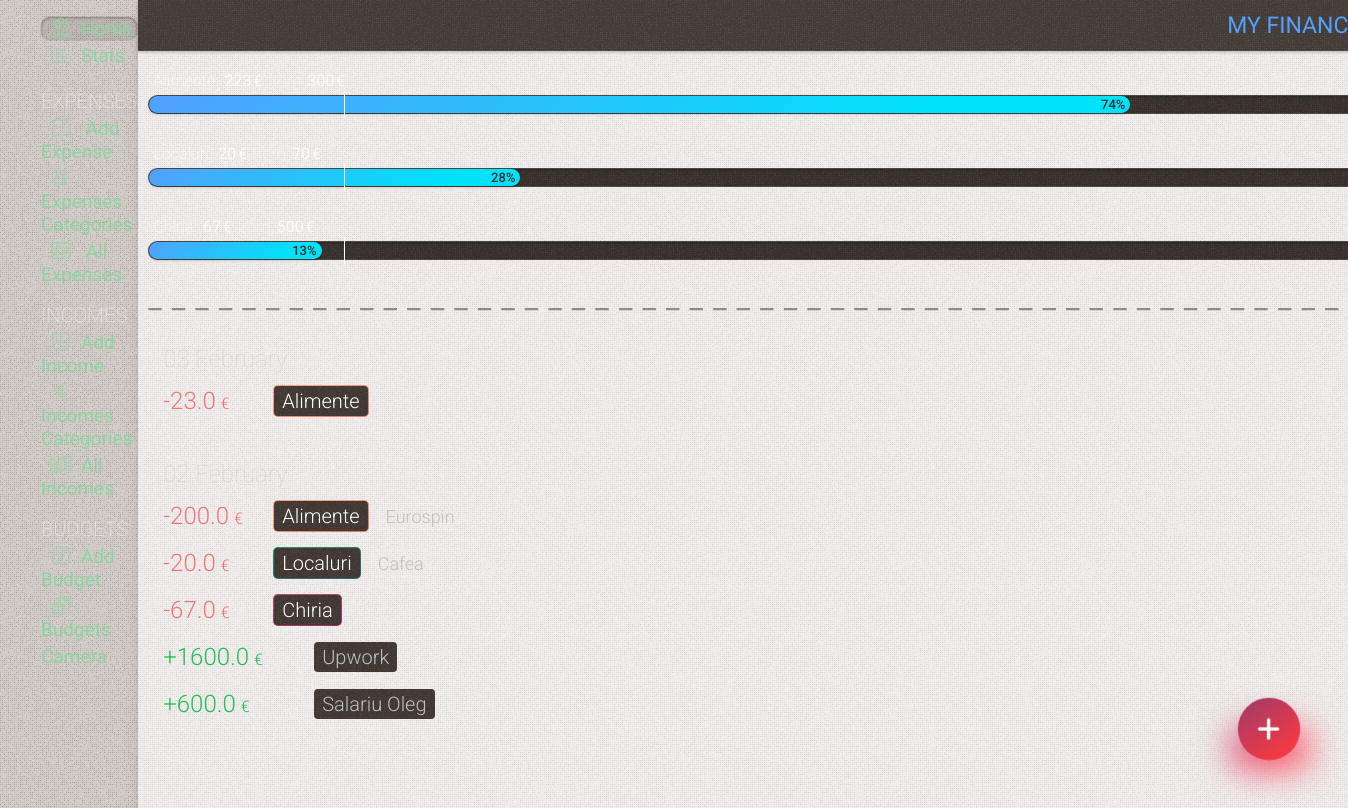
The page / on the database its author committed.
### tables this page shows
CREATE TABLE budget
(
    id       INTEGER PRIMARY KEY AUTOINCREMENT,
    amount   REAL    NOT NULL,
    category INTEGER NOT NULL

);

CREATE TABLE expenses
(
    id          INTEGER PRIMARY KEY AUTOINCREMENT,
    date        TIMESTAMP NOT NULL DEFAULT CURRENT_TIMESTAMP,
    sum         REAL      NOT NULL,
    category    INTEGER   NOT NULL,
    subcategory INTEGER   NOT NULL,
    comment     TEXT

);

CREATE TABLE categories
(
    id    INTEGER PRIMARY KEY AUTOINCREMENT,
    name  TEXT NOT NULL,
    color TEXT,
    state TEXT DEFAULT false
);

CREATE TABLE subcategories
(
    id          INTEGER PRIMARY KEY AUTOINCREMENT,
    name        TEXT    NOT NULL,
    category_id INTEGER NOT NULL,
    state       TEXT DEFAULT false

);

### app.py (the view)
@app.route('/')
def index():
    conn = get_db_connection()
    this_month_transactions = conn.execute(
        "SELECT expenses.id, "
        "strftime('%Y', date) as year, "
        "strftime('%m', date) as month, "
        "strftime('%d', date) as day, "
        "categories.name as category, "
        "categories.color as color, "
        "subcategories.name as subcategory, "
        "sum, "
        "comment "
        "FROM expenses "
        "LEFT JOIN categories on categories.id = expenses.category "
        "LEFT JOIN subcategories on subcategories.id = expenses.subcategory "
        "WHERE strftime('%Y', date) = strftime('%Y', date('now')) AND strftime('%m', date) = strftime('%m', date('now')) "

        "UNION ALL "
        "SELECT incomes.id, "
        "strftime('%Y', date) as year, "
        "strftime('%m', date) as month, "
        "strftime('%d', date) as day, "
        "categories_income.name as category, "
        "NULL as color, "
        "NULL as subcategory, "
        "amount, "
        "comment "
        "FROM incomes "
        "LEFT JOIN categories_income on categories_income.id = incomes.category "
        # "LEFT JOIN subcategories on subcategories.id = incomes.subcategory "
        "WHERE strftime('%Y', date) = strftime('%Y', date('now')) AND strftime('%m', date) = strftime('%m', date('now')) "
        "ORDER BY day DESC "
    ).fetchall()
    sum_months = conn.execute(
        "SELECT "
        "sum, strftime('%m', date) as month, strftime('%Y', date) as year "
        "FROM expenses "
    ).fetchall()
    sum_months_income = conn.execute(
        "SELECT "
        "amount, strftime('%m', date) as month, strftime('%Y', date) as year "
        "FROM incomes "
    ).fetchall()
    budgets = conn.execute(
        "SELECT SUM(sum) as su, "
        "categories.name as categor, "
        "budget.amount as amount "
        "FROM  expenses "
        "LEFT JOIN categories on categories.id = expenses.category "
        "LEFT JOIN budget on categories.id = budget.category "
        "WHERE strftime('%m.%Y', date) = strftime('%m.%Y','now') "
        "GROUP BY expenses.category "
        "LIMIT 5"
    ).fetchall()
    this_year = datetime.now().year
    this_month = datetime.now().month
    category_sum_total = conn.execute(
        "SELECT  sum, categories.name as category, strftime('%m', date) as month, strftime('%Y', date) as year "
        "FROM expenses  "
        "LEFT JOIN categories on categories.id = expenses.category "
    ).fetchall()
    budgets2 = conn.execute(
        "SELECT SUM(sum) as su, "
        "budget.id as bid, "
        "categories.name as categor, "
        "categories.color as color, "
        "budget.amount as amount "
        "FROM  expenses "
        "LEFT JOIN categories on categories.id = expenses.category "
        "LEFT JOIN budget on categories.id = budget.category "
        "WHERE strftime('%m.%Y', date) = strftime('%m.%Y','now') and amount != '' "
        "GROUP BY bid "
        "LIMIT 3"
    ).fetchall()
    conn.close()
    now = datetime.now()
    days_in_month = calendar.monthrange(now.year, now.month)[1]
    current_day = datetime.now().day
    return render_template('index.html', title='My Finance Tracker', gradient='text-gradient-blue',
                           this_month_transactions=this_month_transactions, sum_months=sum_months,
                           sum_months_income=sum_months_income, category_sum_total=category_sum_total,
                           this_year=this_year, this_month=this_month, budgets2=budgets2, days_in_month=days_in_month,
                           current_day=current_day)

### app.py (called while the page is built)
def get_db_connection():
    conn = sqlite3.connect('static/database.db')
    conn.row_factory = sqlite3.Row
    return conn

@app.template_filter('month_name')
def month_name(month_number):
    return calendar.month_name[month_number]

### templates/index.html (shortened to what this page needs)
{% extends 'base.html' %} {% block content %}
	<div class="page_title {{ gradient }}" >
		<span >{% block title %} {{ title }} {% endblock %}</span >
	</div >
	<div class="content w-full" >
		<div class="flex flex-col w-full" >
			<div class="budgets budgets-home flex flex-col gap-30" >
				{% for su, bid, categor, color, amount in budgets2 %}
					<div class="flex" >
						<div class="budget-wrap  {{ color }}" >
							<div class="budget-wrap-span" >
								{% set per = su * 100 / amount %}
								{% set today = current_day * 100 / days_in_month %}
								<div class="budget-header subtitle2 flex-1" >
									<div class="budget-title" >{{ categor }}:</div >
									<div class="budget-su {% if per > 100 %} over{% endif %}
									{% if 75 < per < 100 %} startover{% endif %}" >{{ su|int }} <span >&euro;</span ></div >
									<div class="budget-from" >from</div >
									<div class="budget-amount" >{{ amount|int }}<span >&euro;</span ></div >
										{% set remained = amount - su %}
								</div >
								<div class="budget-progress" >
									<div class="progress
									" style="width:{{ per|int }}%" >{{ per|int }}%
									</div >
									<div class="budget-progress-hide" >
									</div >
								</div >
							</div >
						</div >
					</div >
				{% endfor %}
			</div >
			<div class="divider" ></div >
			<div class="cards relative mt-10" >
				{% for key, list in this_month_transactions|groupby('day')|sort(attribute='0', reverse=True) %}
					<div class="cards-day" >{{ key }} {{ this_month|int|month_name }}</div >
					{% for id, year, month, day,  category, color, subcategory, sum, comment in list %}
						<div
								class="card flex items-center relative overflow-hidden flex-wrap {% if not color %} card-income {% endif %}" >
							<div class="flex items-center w-full" >
								<div class="card-info flex flex-1" >
									<div class="flex flex-1" >
										<span class="card-amount flex items-center" >  {{ sum }} <span >&euro;</span > </span >
										<div class="flex flex-col justify-center ml-15" >
											<div class="flex items-center" >
												<span class="{{ color }} card-category" ><span >{{ category }}</span >    </span >
												{% if (subcategory != '') and (subcategory !=None) %}
													<span class="card-subcategory ml-10" >  {{ subcategory }}  </span >
												{% endif %}
											</div >
										</div >
									</div >
								</div >
							</div >
						</div >
					{% endfor %}
				{% endfor %}
			</div >
		</div >
	</div >
{% endblock %}

### templates/base.html (shortened to what this page needs)
<!DOCTYPE html>
<html lang="en" class="dark-theme" >
<head >
	<link rel="stylesheet" href="{{ url_for('static', filename= 'css/splide.min.css') }}" />
	<link rel="stylesheet" href="https://cdnjs.cloudflare.com/ajax/libs/font-awesome/6.0.0-beta3/css/all.min.css" />
	<link rel="stylesheet" href="{{ url_for('static', filename= 'css/mmenu.css') }}" />
	<link rel="stylesheet" href="{{ url_for('static', filename= 'css/styles.css') }}" />
</head >
<body class="w-full flex flex-col" >
<div class="flex container w-full h-full flex-1" >
	<nav id="menu" >
		<ul class="list-menu" >
			<li {% if request.path == '/' %} class="active" {% endif %}><a href="{{ url_for('index') }}" ><i
					class="fa-solid fa-bank" ></i >Home</a ></li >
			<li class="list-stats {% if request.path == '/stats' %} active {% endif %}" ><a href="{{ url_for('stats') }}" ><i
					class="fa-regular fa-chart-bar" ></i >Stats</a >
			</li >
			<li class="list-title mt-20" ><span >Expenses</span >
			<li class="list-expense {% if request.path == '/add' %} active {% endif %}" ><a href="{{ url_for('add') }}" >
				<i class="fa fa-regular fa-square-minus" ></i >
				Add Expense</a >
			</li >
			<li class="list-expense {% if request.path == '/categories' or title == 'Edit Category' or title == 'Edit Subcategory' %} active {% endif %}" >
				<a href="{{ url_for('categories') }}" >
					<i class="fa fa-grip-vertical" ></i >
					Expenses Categories</a >
			</li >
			<li class="list-expense {% if request.path == '/all-expenses' %} active {% endif %}" >
				<a href="{{ url_for('all_expenses') }}" >
					<i class="fa fa-solid fa-table-list" ></i >
					All Expenses</a >
			</li >
			</li >
			<li class="list-title" ><span >Incomes</span >
			<li class="list-income {% if request.path == '/add_income' %} active {% endif %}" ><a
					href="{{ url_for('add_income') }}" ><i class="fa fa-regular fa-square-plus" ></i >Add
																																														Income</a >
			</li >
			<li class="list-income {% if request.path == '/categories_income' or title == 'Edit Category Income' %} active {% endif %}" >
				<a href="{{ url_for('categories_income') }}" ><i class="fa fa-solid fa-euro-sign" ></i >Incomes
																																																Categories</a >
			</li >
			<li class="list-income {% if request.path == '/incomes' %} active {% endif %}" ><a
					href="{{ url_for('incomes') }}" ><i class="fa fa-solid fa-money-bill-1-wave" ></i >All
																																														 Incomes</a >
			</li >
			</li >
			<li class="list-title" ><span >Budgets</span >
			<li class="list-budget {% if request.path == '/add_budget' %} active {% endif %}" ><a
					href="{{ url_for('add_budget') }}" ><i class="fa fa-regular fa-square-plus" ></i >Add
																																														Budget</a >
			</li >
			<li class="list-budget {% if request.path == '/budgets' or title == 'Edit Budget' %} active {% endif %}" ><a
					href="{{ url_for('budgets') }}" ><i class="fa-solid fa-coins" ></i >Budgets</a ></li >
			</li >
			<li class="list-budget" ><a href="{{ url_for('test') }}" >Camera</a ></li >
		</ul >
	</nav >
	<div class="right-container overflow--hidden flex-1 " >
		{% block content %} {% endblock %}
	</div >
</div >
{% if request.path == '/' or request.path == '/all-expenses' %}
	<a href="/add" class="fancy-button  bg-gradient-red add" ><span ><i class="fa-solid fa-plus" ></i ></span ></a >
{% elif request.path == '/incomes' %}
	<a href="/add_income" class="fancy-button  bg-gradient-green add" ><span ><i
			class="fa-solid fa-plus" ></i ></span ></a >
{% endif %}
<link rel="stylesheet" href="https://cdn.jsdelivr.net/npm/flatpickr/dist/flatpickr.min.css" >
</body >
</html >

### static/css/mmenu.css (style rules this page uses)
:root { --mm-line-height: 20px; --mm-listitem-size: 38px; --mm-navbar-size: 44px; --mm-offset-top: 0; --mm-offset-right: 0; --mm-offset-bottom: 0; --mm-offset-left: 0; --mm-color-border: rgba(0, 0, 0, 0.1); --mm-color-button: rgba(0, 0, 0, 0.3); --mm-color-text: rgba(0, 0, 0, 0.75); --mm-color-text-dimmed: rgba(0, 0, 0, 0.3); --mm-color-background: #f3f3f3; --mm-color-background-highlight: rgba(0, 0, 0, 0.05); --mm-color-background-emphasis: rgba(255, 255, 255, 0.4); --mm-shadow: 0 0 10px rgba(0, 0, 0, 0.3) }
:root { --mm-iconbar-size: 50px }
:root { --mm-iconpanel-size: 50px }
:root { --mm-sidebar-collapsed-size: 50px; --mm-sidebar-expanded-size: 440px }

### rows shown on the page
budget: categor "Alimente", su "223", amount "300", per "74"
budget: categor "Localuri", su "20", amount "70", per "28"
budget: categor "Chiria", su "67", amount "500", category "13"
expenses: sum "23.0", name "Alimente"
expenses: sum "200.0", name "Alimente", name "Eurospin"
expenses: sum "20.0", name "Localuri", name "Cafea"
expenses: sum "67.0", name "Chiria"

### other values the page prints
{{ title }} "MY…"
{{ key }} "03" "02"
{{ sum }} "1600.0" "600.0"
{{ category }} "Upwork" "Salariu Oleg"
